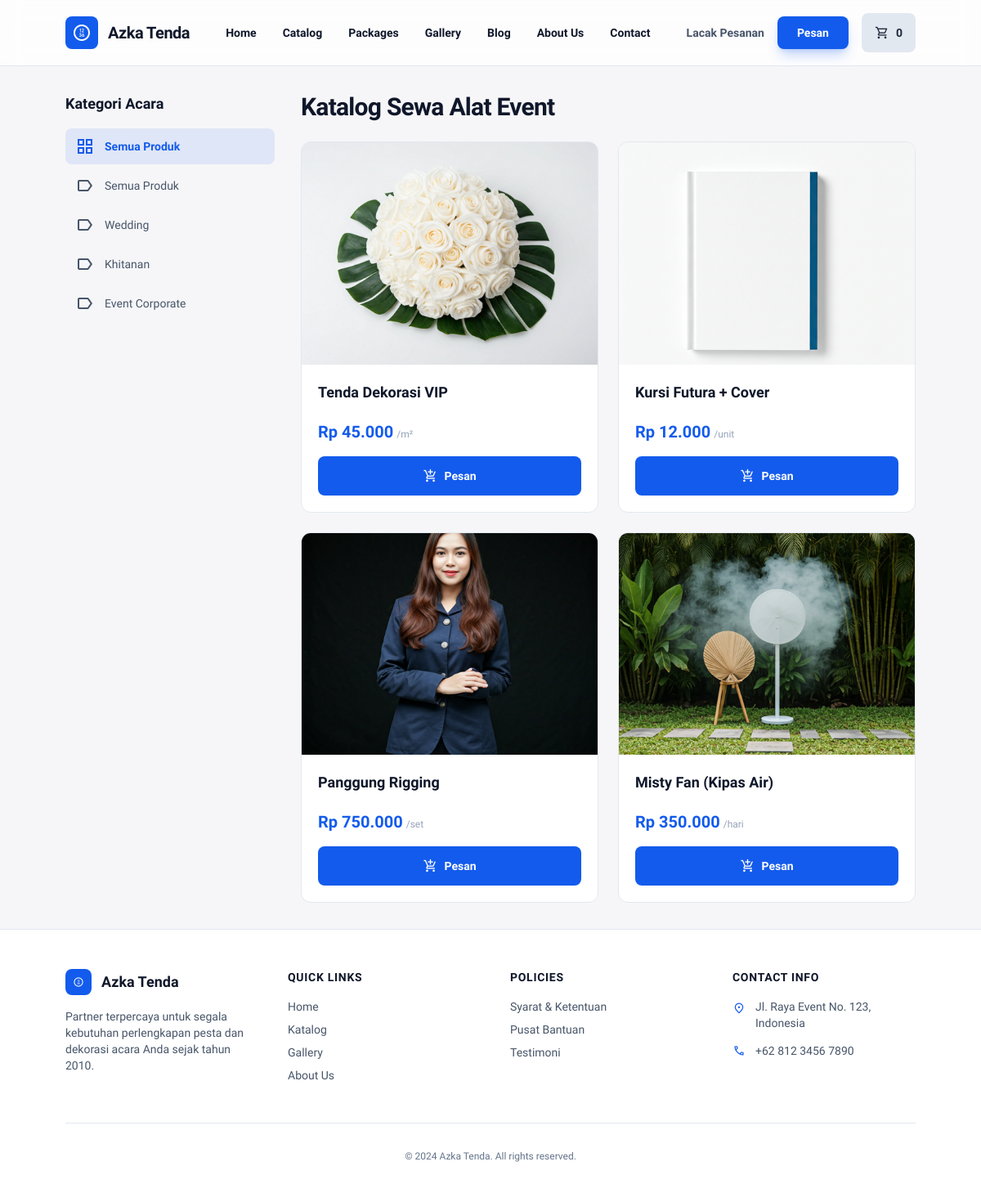
Screenshot of /catalog.php with the database file from the repository.
### tables this page shows
CREATE TABLE categories (
    id INT AUTO_INCREMENT PRIMARY KEY,
    name VARCHAR(100) NOT NULL
);

CREATE TABLE products (
    id INT AUTO_INCREMENT PRIMARY KEY,
    category_id INT,
    name VARCHAR(255) NOT NULL,
    price DECIMAL(10,2) NOT NULL,
    unit VARCHAR(50) NOT NULL,
    image VARCHAR(500),
    description TEXT,
    FOREIGN KEY (category_id) REFERENCES categories(id)
);

### catalog.php (the view, shortened to what this page needs)
<?php
include 'includes/config.php';
$category_filter = isset($_GET['category']) ? (int)$_GET['category'] : 0;
$categories_query = "SELECT * FROM categories";
$categories_result = $conn->query($categories_query);
$products_query = "SELECT * FROM products";
$products_result = $conn->query($products_query);
?>
<?php include 'includes/header.php'; ?>
<main class="mx-auto flex w-full max-w-7xl flex-1 gap-8 px-6 py-8 md:px-20">
    <aside class="hidden lg:flex w-64 shrink-0 flex-col gap-8">
        <div class="flex flex-col gap-4">
            <h3 class="text-lg font-bold">Kategori Acara</h3>
            <div class="flex flex-col gap-1">
                <a href="catalog.php" class="flex items-center gap-3 rounded-lg <?= $category_filter == 0 ? 'bg-primary/10 text-primary font-semibold' : 'text-slate-600 dark:text-slate-400 hover:bg-slate-100 dark:hover:bg-slate-800' ?> px-3 py-2.5">
                    <span class="material-symbols-outlined">grid_view</span>
                    <span class="text-sm">Semua Produk</span>
                </a>
                <?php while($row = $categories_result->fetch_assoc()): ?>
                <a href="catalog.php?category=<?= $row['id'] ?>" class="flex items-center gap-3 rounded-lg <?= $category_filter == $row['id'] ? 'bg-primary/10 text-primary font-semibold' : 'text-slate-600 dark:text-slate-400 hover:bg-slate-100 dark:hover:bg-slate-800' ?> px-3 py-2.5">
                    <span class="material-symbols-outlined">label</span>
                    <span class="text-sm"><?= htmlspecialchars($row['name']) ?></span>
                </a>
                <?php endwhile; ?>
            </div>
        </div>
    </aside>
    <section class="flex flex-1 flex-col gap-6">
        <div class="flex flex-wrap items-end justify-between gap-4">
            <h1 class="text-3xl font-black tracking-tight">Katalog Sewa Alat Event</h1>
        </div>
        <div class="grid grid-cols-1 sm:grid-cols-2 xl:grid-cols-3 gap-6">
            <?php while($product = $products_result->fetch_assoc()): ?>
            <div onclick="window.location.href='product.php?id=<?= $product['id'] ?>'" class="group flex flex-col overflow-hidden rounded-xl border border-slate-200 dark:border-slate-800 bg-white dark:bg-slate-900 transition-all hover:shadow-xl hover:shadow-primary/5 cursor-pointer">
                <div class="relative aspect-[4/3] w-full overflow-hidden bg-slate-200">
                    <img class="h-full w-full object-cover transition-transform duration-500 group-hover:scale-110" src="<?= htmlspecialchars($product['image']) ?>" alt="<?= htmlspecialchars($product['name']) ?>" />
                </div>
                <div class="flex flex-1 flex-col p-5">
                    <h4 class="text-lg font-bold text-slate-900 dark:text-slate-100"><?= htmlspecialchars($product['name']) ?></h4>
                    <div class="mt-auto pt-5">
                        <div class="flex items-baseline gap-1">
                            <span class="text-xl font-black text-primary">Rp <?= number_format($product['price'], 0, ',', '.') ?></span>
                            <span class="text-xs font-medium text-slate-400"><?= htmlspecialchars($product['unit']) ?></span>
                        </div>
                        <form action="cart_action.php" method="POST" class="mt-4" onclick="event.stopPropagation();">
                            <button type="submit" class="flex w-full items-center justify-center gap-2 rounded-lg bg-primary py-2.5 text-sm font-bold text-white hover:bg-blue-700">
                                <span class="material-symbols-outlined text-lg">add_shopping_cart</span>
                                <span>Pesan</span>
                            </button>
                        </form>
                    </div>
                </div>
            </div>
            <?php endwhile; ?>
        </div>
    </section>
</main>
<?php include 'includes/footer.php'; ?>

### includes/header.php (shortened to what this page needs)
<!DOCTYPE html>
<html lang="id" class="">
<head>
    <script src="https://cdn.tailwindcss.com?plugins=forms,container-queries"></script>
</head>
<body class="bg-background-light dark:bg-background-dark text-slate-900 dark:text-slate-100 transition-colors duration-300 flex flex-col min-h-screen">
    <header class="sticky top-0 z-50 flex items-center justify-between border-b border-slate-200 dark:border-slate-800 bg-white/80 dark:bg-background-dark/80 backdrop-blur-md px-6 md:px-20 py-4">
        <a href="index.php" class="flex items-center gap-3">
            <div class="flex h-10 w-10 items-center justify-center rounded-lg bg-primary text-white">
                <span class="material-symbols-outlined">farsight_digital</span>
            </div>
            <h2 class="text-xl font-bold tracking-tight text-slate-900 dark:text-white">Azka Tenda</h2>
        </a>
        <nav class="hidden md:flex items-center gap-8">
            <a href="index.php" class="text-sm font-semibold hover:text-primary transition-colors">Home</a>
            <a href="catalog.php" class="text-sm font-semibold hover:text-primary transition-colors">Catalog</a>
            <a href="packages.php" class="text-sm font-semibold hover:text-primary transition-colors">Packages</a>
            <a href="gallery.php" class="text-sm font-semibold hover:text-primary transition-colors">Gallery</a>
            <a href="blog.php" class="text-sm font-semibold hover:text-primary transition-colors">Blog</a>
            <a href="about.php" class="text-sm font-semibold hover:text-primary transition-colors">About Us</a>
            <a href="contact.php" class="text-sm font-semibold hover:text-primary transition-colors">Contact</a>
        </nav>
        <div class="flex items-center gap-4">
            <a href="track.php" class="hidden md:flex items-center justify-center text-slate-600 dark:text-slate-400 hover:text-primary font-semibold text-sm">
                Lacak Pesanan
            </a>
            <a href="catalog.php" class="flex items-center justify-center rounded-lg bg-primary px-6 py-2.5 text-sm font-bold text-white shadow-lg shadow-primary/25 hover:bg-primary/90 transition-all active:scale-95">
                Pesan
            </a>
            <?php
            $cart_count = 0;
            ?>
            <a href="order.php" class="flex items-center justify-center gap-2 rounded-lg bg-slate-200 dark:bg-slate-800 px-4 py-2.5 text-sm font-bold text-slate-800 dark:text-slate-200 hover:bg-slate-300 dark:hover:bg-slate-700 transition-all">
                <span class="material-symbols-outlined text-lg">shopping_cart</span>
                <span><?= $cart_count ?></span>
            </a>
        </div>
    </header>

### includes/footer.php
    <footer class="mt-auto border-t border-slate-200 dark:border-slate-800 bg-white dark:bg-slate-950 px-6 py-12 md:px-20">
        <div class="grid grid-cols-1 gap-12 md:grid-cols-4">
            <div class="col-span-1 md:col-span-1 space-y-4">
                <div class="flex items-center gap-3">
                    <div class="flex h-8 w-8 items-center justify-center rounded-lg bg-primary text-white">
                        <span class="material-symbols-outlined text-sm">farsight_digital</span>
                    </div>
                    <h2 class="text-lg font-bold text-slate-900 dark:text-white">Azka Tenda</h2>
                </div>
                <p class="text-sm text-slate-600 dark:text-slate-400">
                    Partner terpercaya untuk segala kebutuhan perlengkapan pesta dan dekorasi acara Anda sejak tahun 2010.
                </p>
            </div>
            <div class="space-y-4">
                <h4 class="text-sm font-bold uppercase tracking-wider text-slate-900 dark:text-white">Quick Links</h4>
                <ul class="space-y-2 text-sm text-slate-600 dark:text-slate-400">
                    <li><a href="index.php" class="hover:text-primary">Home</a></li>
                    <li><a href="catalog.php" class="hover:text-primary">Katalog</a></li>
                    <li><a href="gallery.php" class="hover:text-primary">Gallery</a></li>
                    <li><a href="about.php" class="hover:text-primary">About Us</a></li>
                </ul>
            </div>
            <div class="space-y-4">
                <h4 class="text-sm font-bold uppercase tracking-wider text-slate-900 dark:text-white">Policies</h4>
                <ul class="space-y-2 text-sm text-slate-600 dark:text-slate-400">
                    <li><a href="terms.php" class="hover:text-primary">Syarat & Ketentuan</a></li>
                    <li><a href="help.php" class="hover:text-primary">Pusat Bantuan</a></li>
                    <li><a href="testimonials.php" class="hover:text-primary">Testimoni</a></li>
                </ul>
            </div>
            <div class="space-y-4">
                <h4 class="text-sm font-bold uppercase tracking-wider text-slate-900 dark:text-white">Contact Info</h4>
                <ul class="space-y-3 text-sm text-slate-600 dark:text-slate-400">
                    <li class="flex items-start gap-3">
                        <span class="material-symbols-outlined text-primary text-base">location_on</span>
                        <span>Jl. Raya Event No. 123, Indonesia</span>
                    </li>
                    <li class="flex items-center gap-3">
                        <span class="material-symbols-outlined text-primary text-base">call</span>
                        <span>+62 812 3456 7890</span>
                    </li>
                </ul>
            </div>
        </div>
        <div class="mt-12 border-t border-slate-200 dark:border-slate-800 pt-8 text-center text-xs text-slate-500">
            <p>© 2024 Azka Tenda. All rights reserved.</p>
        </div>
    </footer>
</body>
</html>

### includes/header.php (style rules this page uses)
body { font-family: 'Work Sans', sans-serif; }

### rows the page displays
categories: name "Semua Produk"
categories: name "Wedding"
categories: name "Khitanan"
categories: name "Event Corporate"
products: image (picture), name "Tenda Dekorasi VIP", price "45.000", unit "/m²"
products: image (picture), name "Kursi Futura + Cover", price "12.000", unit "/unit"
products: image (picture), name "Panggung Rigging", price "750.000", unit "/set"
products: image (picture), name "Misty Fan (Kipas Air)", price "350.000", unit "/hari"

### other values shown
$cart_count "0"
